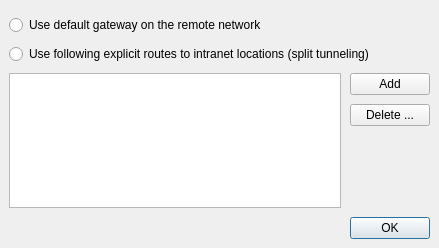
<?xml version="1.0" encoding="UTF-8"?>
<ui version="4.0">
 <class>RouteSettingsDialog</class>
 <widget class="QDialog" name="RouteSettingsDialog">
  <property name="geometry">
   <rect>
    <x>0</x>
    <y>0</y>
    <width>439</width>
    <height>248</height>
   </rect>
  </property>
  <property name="windowTitle">
   <string>RouteSettingsDialog</string>
  </property>
  <property name="windowIcon">
   <iconset resource="../../resources/L2tpIPsecVpn.qrc">
    <normaloff>:/images/configure.png</normaloff>:/images/configure.png</iconset>
  </property>
  <layout class="QGridLayout" name="m_pDialogGridLayout">
   <property name="leftMargin">
    <number>9</number>
   </property>
   <property name="topMargin">
    <number>15</number>
   </property>
   <property name="rightMargin">
    <number>9</number>
   </property>
   <property name="bottomMargin">
    <number>9</number>
   </property>
   <property name="spacing">
    <number>9</number>
   </property>
   <item row="2" column="1">
    <widget class="QPushButton" name="m_pAddButton">
     <property name="text">
      <string>Add</string>
     </property>
     <property name="autoDefault">
      <bool>false</bool>
     </property>
    </widget>
   </item>
   <item row="3" column="1">
    <widget class="QPushButton" name="m_pDeleteButton">
     <property name="text">
      <string>Delete ...</string>
     </property>
     <property name="autoDefault">
      <bool>false</bool>
     </property>
    </widget>
   </item>
   <item row="2" column="0" rowspan="3">
    <widget class="QTableView" name="m_pRoutesTableView">
     <property name="focusPolicy">
      <enum>Qt::WheelFocus</enum>
     </property>
     <property name="toolTip">
      <string>route packages with the destination addresses listed here through the PPP tunnel.</string>
     </property>
    </widget>
   </item>
   <item row="5" column="0" colspan="2">
    <widget class="QDialogButtonBox" name="m_pBttonBox">
     <property name="orientation">
      <enum>Qt::Horizontal</enum>
     </property>
     <property name="standardButtons">
      <set>QDialogButtonBox::Ok</set>
     </property>
    </widget>
   </item>
   <item row="1" column="0" colspan="2">
    <widget class="QRadioButton" name="m_pUseExplicitRoutesRadioButton">
     <property name="text">
      <string>Use following explicit routes to intranet locations (split tunneling)</string>
     </property>
    </widget>
   </item>
   <item row="0" column="0" colspan="2">
    <widget class="QRadioButton" name="m_pUseDefaultGatewayRadioButton">
     <property name="toolTip">
      <string>&lt;!DOCTYPE HTML PUBLIC &quot;-//W3C//DTD HTML 4.0//EN&quot; &quot;http://www.w3.org/TR/REC-html40/strict.dtd&quot;&gt;
&lt;html&gt;&lt;head&gt;&lt;meta name=&quot;qrichtext&quot; content=&quot;1&quot; /&gt;&lt;style type=&quot;text/css&quot;&gt;
p, li { white-space: pre-wrap; }
&lt;/style&gt;&lt;/head&gt;&lt;body style=&quot; font-family:'Sans'; font-size:9pt; font-weight:400; font-style:normal;&quot;&gt;
&lt;p style=&quot; margin-top:12px; margin-bottom:12px; margin-left:0px; margin-right:0px; -qt-block-indent:0; text-indent:0px;&quot;&gt;Based on the &lt;span style=&quot; font-weight:600;&quot;&gt;Use default gateway on remote network&lt;/span&gt; setting, one of the following occurs when the VPN connection is active: &lt;/p&gt;
&lt;ul style=&quot;margin-top: 0px; margin-bottom: 0px; margin-left: 0px; margin-right: 0px; -qt-list-indent: 1;&quot;&gt;&lt;li style=&quot; margin-top:12px; margin-bottom:0px; margin-left:0px; margin-right:0px; -qt-block-indent:0; text-indent:0px;&quot;&gt;When the &lt;span style=&quot; font-weight:600;&quot;&gt;Use default gateway on remote network&lt;/span&gt; check box is cleared, Internet locations are reachable and intranet locations are not reachable, except for those matching the network ID of the Internet address class of the assigned IP address. &lt;/li&gt;
&lt;li style=&quot; margin-top:0px; margin-bottom:12px; margin-left:0px; margin-right:0px; -qt-block-indent:0; text-indent:0px;&quot;&gt;When the&lt;span style=&quot; font-weight:600;&quot;&gt; Use default gateway on remote network&lt;/span&gt; check box is selected (the default setting), all intranet locations are reachable and Internet locations are not reachable, except for the address of the VPN server and locations available through other routes. &lt;/li&gt;&lt;/ul&gt;&lt;/body&gt;&lt;/html&gt;</string>
     </property>
     <property name="text">
      <string>Use default gateway on the remote network</string>
     </property>
    </widget>
   </item>
  </layout>
 </widget>
 <tabstops>
  <tabstop>m_pUseDefaultGatewayRadioButton</tabstop>
  <tabstop>m_pUseExplicitRoutesRadioButton</tabstop>
  <tabstop>m_pRoutesTableView</tabstop>
  <tabstop>m_pAddButton</tabstop>
  <tabstop>m_pDeleteButton</tabstop>
  <tabstop>m_pBttonBox</tabstop>
 </tabstops>
 <resources>
  <include location="../../resources/L2tpIPsecVpn.qrc"/>
 </resources>
 <connections>
  <connection>
   <sender>m_pBttonBox</sender>
   <signal>accepted()</signal>
   <receiver>RouteSettingsDialog</receiver>
   <slot>accept()</slot>
   <hints>
    <hint type="sourcelabel">
     <x>227</x>
     <y>226</y>
    </hint>
    <hint type="destinationlabel">
     <x>157</x>
     <y>247</y>
    </hint>
   </hints>
  </connection>
  <connection>
   <sender>m_pBttonBox</sender>
   <signal>rejected()</signal>
   <receiver>RouteSettingsDialog</receiver>
   <slot>accept()</slot>
   <hints>
    <hint type="sourcelabel">
     <x>295</x>
     <y>232</y>
    </hint>
    <hint type="destinationlabel">
     <x>286</x>
     <y>247</y>
    </hint>
   </hints>
  </connection>
  <connection>
   <sender>m_pUseDefaultGatewayRadioButton</sender>
   <signal>toggled(bool)</signal>
   <receiver>m_pAddButton</receiver>
   <slot>setDisabled(bool)</slot>
   <hints>
    <hint type="sourcelabel">
     <x>219</x>
     <y>24</y>
    </hint>
    <hint type="destinationlabel">
     <x>387</x>
     <y>86</y>
    </hint>
   </hints>
  </connection>
  <connection>
   <sender>m_pUseDefaultGatewayRadioButton</sender>
   <signal>toggled(bool)</signal>
   <receiver>m_pDeleteButton</receiver>
   <slot>setDisabled(bool)</slot>
   <hints>
    <hint type="sourcelabel">
     <x>219</x>
     <y>24</y>
    </hint>
    <hint type="destinationlabel">
     <x>387</x>
     <y>122</y>
    </hint>
   </hints>
  </connection>
  <connection>
   <sender>m_pUseDefaultGatewayRadioButton</sender>
   <signal>toggled(bool)</signal>
   <receiver>m_pRoutesTableView</receiver>
   <slot>setDisabled(bool)</slot>
   <hints>
    <hint type="sourcelabel">
     <x>219</x>
     <y>24</y>
    </hint>
    <hint type="destinationlabel">
     <x>172</x>
     <y>137</y>
    </hint>
   </hints>
  </connection>
 </connections>
</ui>
